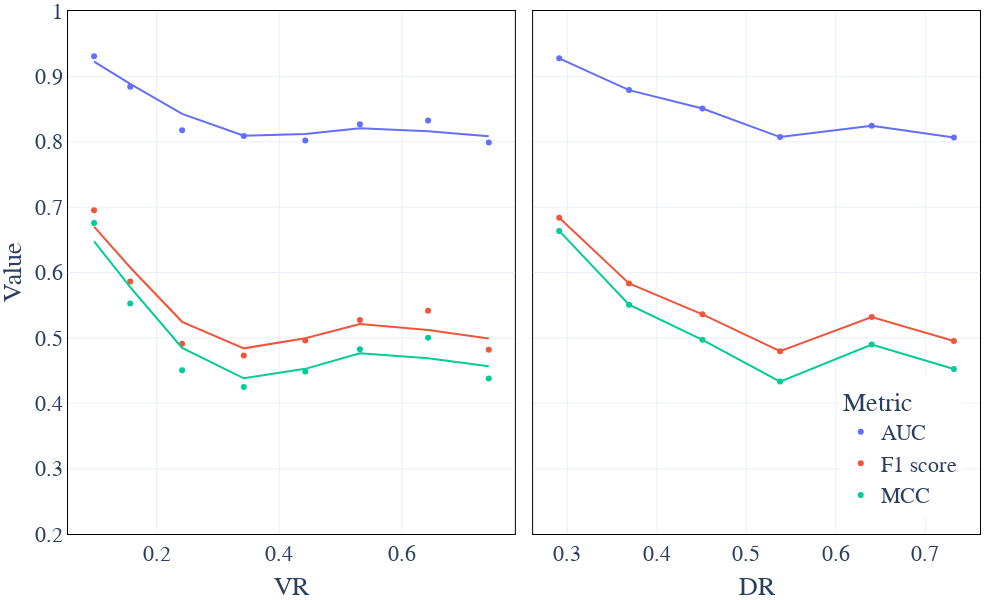

The notebook cell saved with this chart:
### Code cell
df_test_VR = pd.read_parquet(root_dir+'/outputs/testing_mincut/df_locality_VR.parq').drop(['DR'],axis=1)
df_test_DR = pd.read_parquet(root_dir+'/outputs/testing_mincut/df_locality_DR.parq').drop(['VR'],axis=1)
df_means_VR = df_test_VR.groupby('bin', as_index=False).mean().rename({'VR':'Var'}, axis=1)
df_means_VR['Varname'] = 'VR'
df_means_DR = df_test_DR.groupby('bin', as_index=False).mean().rename({'DR':'Var'}, axis=1)
df_means_DR['Varname'] = 'DR'
df = pd.concat([df_means_VR, df_means_DR])
df_long = df.melt(id_vars=['Var', 'Varname'], value_vars=['AUC', 'F1 score', 'MCC'],
                  var_name='Metric', value_name='Value')

fig = px.scatter(df_long, x='Var', y='Value', color='Metric', facet_col='Varname',
                 trendline='lowess', height=600, width=1000, template='plotly_white')

# Customize x-axis labels for each facet
fig.update_xaxes(matches=None)  # Allow each x-axis to be edited separately

# Set custom x-axis titles for each facet
fig.update_xaxes(title_text="VR", col=1, row=1, showline=True, mirror='allticks', linewidth=1, linecolor='black')  
fig.update_xaxes(title_text="DR", col=2, row=1, showline=True, mirror='allticks', linewidth=1, linecolor='black') 
fig.update_yaxes(range=[0.2,1], col=1, row=1, showline=True, mirror='allticks', linewidth=1, linecolor='black') 
fig.update_yaxes(range=[0.2,1], col=2, row=1, showline=True, mirror='allticks', linewidth=1, linecolor='black') 
fig.for_each_annotation(lambda a: a.update(text=""))

fig.update_layout(font =dict(family="Times New Roman", size=22),
                  plot_bgcolor = 'rgba(0, 0, 0, 0)',
                  paper_bgcolor = 'rgba(0, 0, 0, 0)',
                  legend=dict(x=0.98,
                              y=0.30,
                              xanchor="right",
                              yanchor="top",
                              bgcolor="rgba(255, 255, 255, 1)"
                            ),
                  margin=dict(l=20, r=20, t=1, b=40)
)

fig.write_image(root_dir+'/outputs/figs/TPAMI/locality_synthetic.png')
fig.show()

### Figure 1 — Plotly figure (JSON) as saved in the notebook; plotly's stock layout.template omitted (floating-point values rounded to 4 significant figures)
{"data": [{"hovertemplate": "Metric=AUC<br>Varname=VR<br>Var=%{x}<br>Value=%{y}<extra></extra>", "legendgroup": "AUC", "marker": {"color": "#636efa", "symbol": "circle"}, "mode": "markers", "name": "AUC", "orientation": "v", "showlegend": true, "type": "scatter", "x": [0.09802, 0.1569, 0.2415, 0.3421, 0.4423, 0.5314, 0.6426, 0.7415], "xaxis": "x", "y": [0.9308, 0.8841, 0.8175, 0.8087, 0.8018, 0.8269, 0.8324, 0.7989], "yaxis": "y"}, {"hovertemplate": "<b>LOWESS trendline</b><br><br>Metric=AUC<br>Varname=VR<br>Var=%{x}<br>Value=%{y} <b>(trend)</b><extra></extra>", "legendgroup": "AUC", "marker": {"color": "#636efa", "symbol": "circle"}, "mode": "lines", "name": "AUC", "showlegend": false, "type": "scatter", "x": [0.09802, 0.1569, 0.2415, 0.3421, 0.4423, 0.5314, 0.6426, 0.7415], "xaxis": "x", "y": [0.9227, 0.8884, 0.8426, 0.8092, 0.8118, 0.8206, 0.816, 0.8085], "yaxis": "y"}, {"hovertemplate": "Metric=AUC<br>Varname=DR<br>Var=%{x}<br>Value=%{y}<extra></extra>", "legendgroup": "AUC", "marker": {"color": "#636efa", "symbol": "circle"}, "mode": "markers", "name": "AUC", "orientation": "v", "showlegend": false, "type": "scatter", "x": [0.2909, 0.369, 0.451, 0.5377, 0.6402, 0.7321], "xaxis": "x2", "y": [0.9276, 0.879, 0.8508, 0.8072, 0.8246, 0.8065], "yaxis": "y2"}, {"hovertemplate": "<b>LOWESS trendline</b><br><br>Metric=AUC<br>Varname=DR<br>Var=%{x}<br>Value=%{y} <b>(trend)</b><extra></extra>", "legendgroup": "AUC", "marker": {"color": "#636efa", "symbol": "circle"}, "mode": "lines", "name": "AUC", "showlegend": false, "type": "scatter", "x": [0.2909, 0.369, 0.451, 0.5377, 0.6402, 0.7321], "xaxis": "x2", "y": [0.9276, 0.879, 0.8508, 0.8072, 0.8246, 0.8065], "yaxis": "y2"}, {"hovertemplate": "Metric=F1 score<br>Varname=VR<br>Var=%{x}<br>Value=%{y}<extra></extra>", "legendgroup": "F1 score", "marker": {"color": "#EF553B", "symbol": "circle"}, "mode": "markers", "name": "F1 score", "orientation": "v", "showlegend": true, "type": "scatter", "x": [0.09802, 0.1569, 0.2415, 0.3421, 0.4423, 0.5314, 0.6426, 0.7415], "xaxis": "x", "y": [0.6954, 0.5862, 0.4909, 0.473, 0.496, 0.5274, 0.5416, 0.4817], "yaxis": "y"}, {"hovertemplate": "<b>LOWESS trendline</b><br><br>Metric=F1 score<br>Varname=VR<br>Var=%{x}<br>Value=%{y} <b>(trend)</b><extra></extra>", "legendgroup": "F1 score", "marker": {"color": "#EF553B", "symbol": "circle"}, "mode": "lines", "name": "F1 score", "showlegend": false, "type": "scatter", "x": [0.09802, 0.1569, 0.2415, 0.3421, 0.4423, 0.5314, 0.6426, 0.7415], "xaxis": "x", "y": [0.6701, 0.6076, 0.5246, 0.484, 0.4994, 0.5211, 0.5122, 0.499], "yaxis": "y"}, {"hovertemplate": "Metric=F1 score<br>Varname=DR<br>Var=%{x}<br>Value=%{y}<extra></extra>", "legendgroup": "F1 score", "marker": {"color": "#EF553B", "symbol": "circle"}, "mode": "markers", "name": "F1 score", "orientation": "v", "showlegend": false, "type": "scatter", "x": [0.2909, 0.369, 0.451, 0.5377, 0.6402, 0.7321], "xaxis": "x2", "y": [0.6836, 0.5832, 0.536, 0.4797, 0.532, 0.4953], "yaxis": "y2"}, {"hovertemplate": "<b>LOWESS trendline</b><br><br>Metric=F1 score<br>Varname=DR<br>Var=%{x}<br>Value=%{y} <b>(trend)</b><extra></extra>", "legendgroup": "F1 score", "marker": {"color": "#EF553B", "symbol": "circle"}, "mode": "lines", "name": "F1 score", "showlegend": false, "type": "scatter", "x": [0.2909, 0.369, 0.451, 0.5377, 0.6402, 0.7321], "xaxis": "x2", "y": [0.6836, 0.5832, 0.536, 0.4797, 0.532, 0.4953], "yaxis": "y2"}, {"hovertemplate": "Metric=MCC<br>Varname=VR<br>Var=%{x}<br>Value=%{y}<extra></extra>", "legendgroup": "MCC", "marker": {"color": "#00cc96", "symbol": "circle"}, "mode": "markers", "name": "MCC", "orientation": "v", "showlegend": true, "type": "scatter", "x": [0.09802, 0.1569, 0.2415, 0.3421, 0.4423, 0.5314, 0.6426, 0.7415], "xaxis": "x", "y": [0.6758, 0.5527, 0.4504, 0.4249, 0.4485, 0.4827, 0.5002, 0.4379], "yaxis": "y"}, {"hovertemplate": "<b>LOWESS trendline</b><br><br>Metric=MCC<br>Varname=VR<br>Var=%{x}<br>Value=%{y} <b>(trend)</b><extra></extra>", "legendgroup": "MCC", "marker": {"color": "#00cc96", "symbol": "circle"}, "mode": "lines", "name": "MCC", "showlegend": false, "type": "scatter", "x": [0.09802, 0.1569, 0.2415, 0.3421, 0.4423, 0.5314, 0.6426, 0.7415], "xaxis": "x", "y": [0.6476, 0.5777, 0.4846, 0.4382, 0.4526, 0.4763, 0.4688, 0.4565], "yaxis": "y"}, {"hovertemplate": "Metric=MCC<br>Varname=DR<br>Var=%{x}<br>Value=%{y}<extra></extra>", "legendgroup": "MCC", "marker": {"color": "#00cc96", "symbol": "circle"}, "mode": "markers", "name": "MCC", "orientation": "v", "showlegend": false, "type": "scatter", "x": [0.2909, 0.369, 0.451, 0.5377, 0.6402, 0.7321], "xaxis": "x2", "y": [0.6637, 0.5508, 0.4971, 0.4332, 0.4898, 0.4524], "yaxis": "y2"}, {"hovertemplate": "<b>LOWESS trendline</b><br><br>Metric=MCC<br>Varname=DR<br>Var=%{x}<br>Value=%{y} <b>(trend)</b><extra></extra>", "legendgroup": "MCC", "marker": {"color": "#00cc96", "symbol": "circle"}, "mode": "lines", "name": "MCC", "showlegend": false, "type": "scatter", "x": [0.2909, 0.369, 0.451, 0.5377, 0.6402, 0.7321], "xaxis": "x2", "y": [0.6637, 0.5508, 0.4971, 0.4332, 0.4898, 0.4524], "yaxis": "y2"}], "layout": {"annotations": [{"font": {}, "showarrow": false, "text": "", "x": 0.245, "xanchor": "center", "xref": "paper", "y": 1, "yanchor": "bottom", "yref": "paper"}, {"font": {}, "showarrow": false, "text": "", "x": 0.755, "xanchor": "center", "xref": "paper", "y": 1, "yanchor": "bottom", "yref": "paper"}], "font": {"family": "Times New Roman", "size": 22}, "height": 600, "legend": {"bgcolor": "rgba(255, 255, 255, 1)", "title": {"text": "Metric"}, "tracegroupgap": 0, "x": 0.98, "xanchor": "right", "y": 0.3, "yanchor": "top"}, "margin": {"b": 40, "l": 20, "r": 20, "t": 1}, "paper_bgcolor": "rgba(0, 0, 0, 0)", "plot_bgcolor": "rgba(0, 0, 0, 0)", "width": 1000, "xaxis": {"anchor": "y", "domain": [0, 0.49], "linecolor": "black", "linewidth": 1, "mirror": "allticks", "showline": true, "title": {"text": "VR"}}, "xaxis2": {"anchor": "y2", "domain": [0.51, 1], "linecolor": "black", "linewidth": 1, "mirror": "allticks", "showline": true, "title": {"text": "DR"}}, "yaxis": {"anchor": "x", "domain": [0, 1], "linecolor": "black", "linewidth": 1, "mirror": "allticks", "range": [0.2, 1], "showline": true, "title": {"text": "Value"}}, "yaxis2": {"anchor": "x2", "domain": [0, 1], "linecolor": "black", "linewidth": 1, "matches": "y", "mirror": "allticks", "range": [0.2, 1], "showline": true, "showticklabels": false}}}
